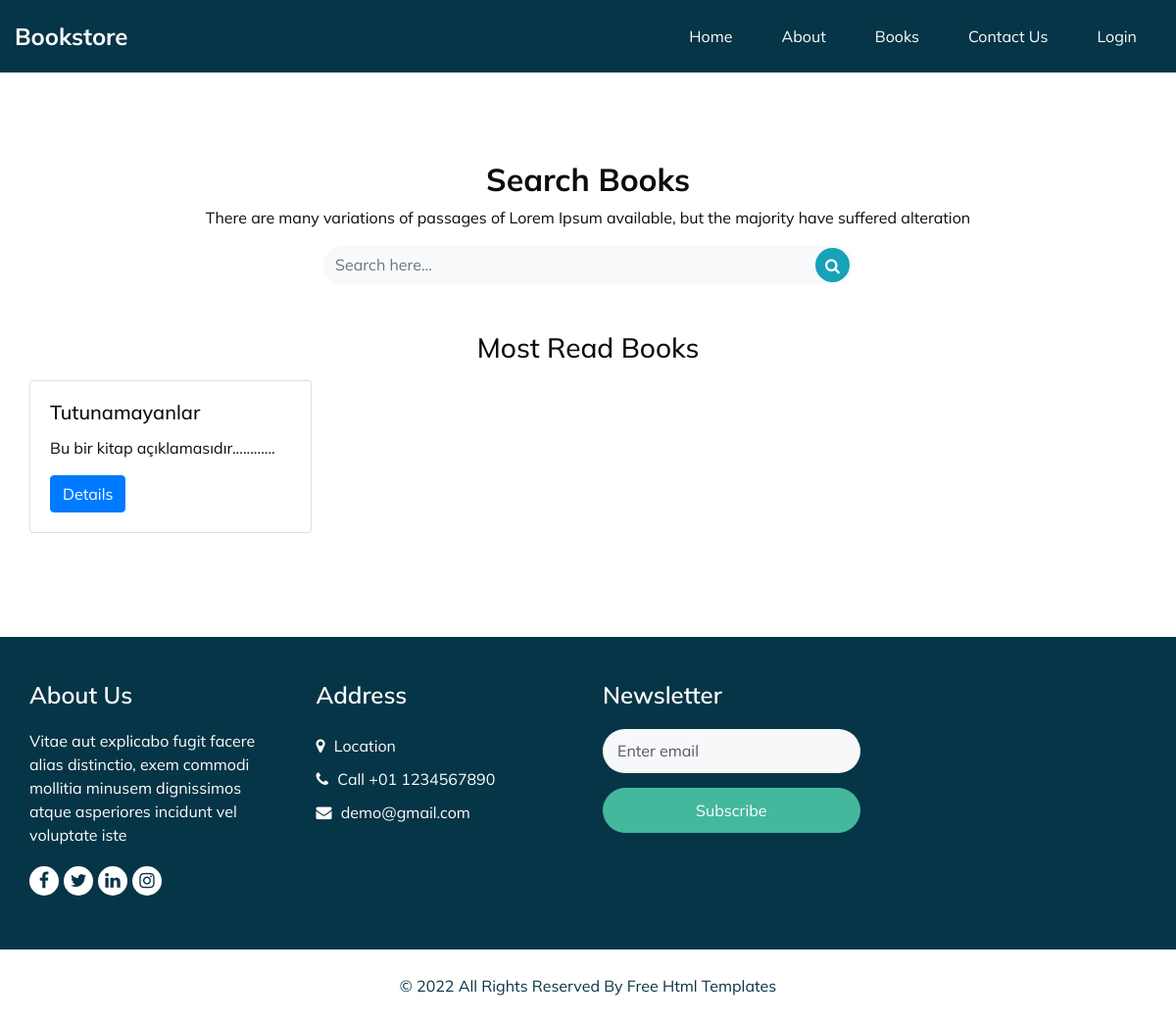
Page /categories/ on the committed database.
### books/models.py (models this page shows)
class Book(models.Model):
    idx = models.AutoField(primary_key=True)
    name = models.CharField(blank=False, max_length=50)
    description = models.CharField(max_length=1000)
    author = models.ForeignKey(Author, related_name="books", on_delete=models.CASCADE)
    read_count = models.IntegerField(default=0)

### book_platform/views.py (the view)
# urls.py: path("categories/", views.categories, name="categories"),
def categories(request):
    most_read_books = Book.objects.order_by("-read_count")[0:3]
    return render(request, 'categories.html', context={"most_read_books": most_read_books})

### templates/categories.html (shortened to what this page needs)
{% extends "_base.html" %}
{% load static %}
{% block content %}
<section class="catagory_section layout_padding">
  <div class="catagory_container">
    <div class="heading_container heading_center">
      <h2>
        Search Books
      </h2>
      <p>
        There are many variations of passages of Lorem Ipsum available, but the majority have suffered alteration
      </p>
    </div>
    <div class="container">
      <div class="container w-50 mb-5">
        <form class="search_form" action="{% url 'searchBook' %}" method="POST">
          <input type="text" name="bookName" class="form-control bg-light" placeholder="Search here...">
          <button class="bg-info" type="submit">
            <i class="fa fa-search" aria-hidden="true"></i>
          </button>
        </form>
      </div>
      <div class="heading_container heading_center">
        <h3 class="mb-3">
          Most Read Books
        </h3>
      </div>
      {% for book in most_read_books %}
      <div class="row">
        <div class="col-sm-6 col-md-4 mb-3">
          <div class="card" style="width: 18rem;">
            <div class="card-body">
              <h5 class="card-title">{{ book.name }}</h5>
              <p class="card-text">{{ book.description }}</p>
              <a href="{% url 'book' book.idx %}" class="btn btn-primary">Details</a>
            </div>
          </div>
        </div>
      </div>
      {% endfor %}
    </div>
  </div>
</section>
{% endblock %}

### statics/css/style.css (style rules this page uses)
body { font-family: 'Mulish', sans-serif; color: #0c0c0c; background-color: #ffffff; overflow-x: hidden; }
.layout_padding { padding: 90px 0; }
.heading_container { display: -webkit-box; display: -ms-flexbox; display: flex; -webkit-box-orient: vertical; -webkit-box-direction: normal; -ms-flex-direction: column; flex-direction: column; -webkit-box-align: start; -ms-flex-align: start; align-items: flex-start; }
.heading_container h2 { position: relative; font-weight: bold; }
.heading_container.heading_center { -webkit-box-align: center; -ms-flex-align: center; align-items: center; text-align: center; }
a, a:hover, a:focus { text-decoration: none; }
.btn, .btn:focus { outline: none !important; -webkit-box-shadow: none; box-shadow: none; }
.search_form { display: -webkit-box; display: -ms-flexbox; display: flex; margin: 0; position: relative; }
.search_form .form-control { border-radius: 45px; height: 40px; min-width: unset; border: none; }
.search_form button { position: absolute; top: 3px; right: 3px; width: 35px; height: 35px; padding: 0; border: none; outline: none; color: #ffffff; background-color: #44b89d; border-radius: 100%; }
.catagory_section { position: relative; }

### statics/css/responsive.css (style rules this page uses)
@media (min-width: 1200px) { .container { max-width: 1170px; } }

### rows in the picture
Book: name "Tutunamayanlar", description "Bu bir kitap açıklamasıdır............"
